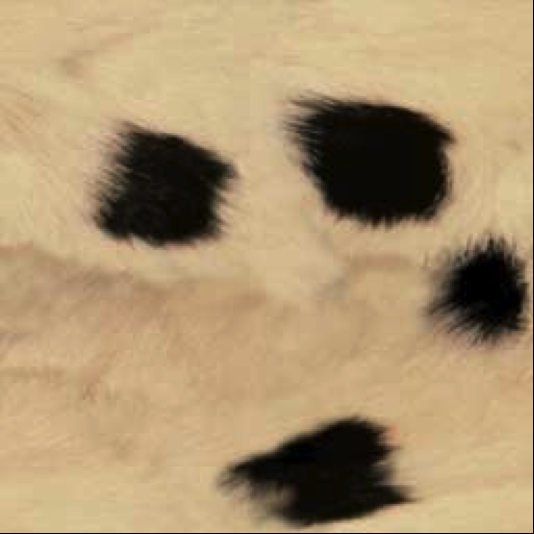
%> input picture texture/fur.png, 534 x 534 px
$ octave textureMapper.m   (GNU Octave 9; MATLAB toolbox functions it lacks are replaced by stand-ins)
%> lines starting %> are read from the running program, lines starting %| are printed output that depends on the picture
### texture/colorshape.m
function [ im_colorshaped, M, means_d ] = colorshape( im )
[x, y, z] = size(im);
h = x*y;
D = reshape(im, h, 3);
means_d = mean(D);
D_norm = double(D) - [ones(h,1)*means_d(1) ,ones(h,1)*means_d(2), ones(h,1)*means_d(3)];
D_norm = D_norm';
C= D_norm*D_norm';

[V, S, U] = svd(C);
S_root = sqrt(S);
inv_S = inv(S_root);

M = (inv_S)*U';
im_colorshaped = M*D_norm;


end

### texture/textureMapper.m
clear all; clc; close all;

smallTexture = imread('fur.png');
%> smallTexture is the input picture: size 534x534x3 uint8; mean R, G, B 172.8, 149, 112.4

smallTextureGray = rgb2gray(smallTexture);
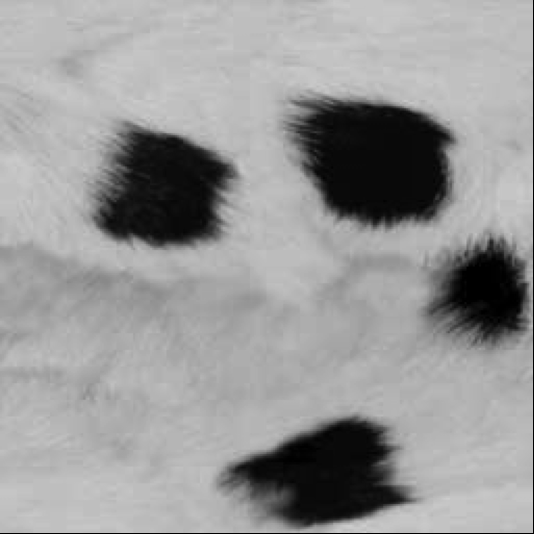
%> smallTextureGray: size 534x534 uint8; min 0, max 206, mean 151.9

numLevelsPyr = 5;

iterations = 1;


[w, h, ~] = size(smallTexture);
%> w = 534; h = 534
[im, M, means_d] = colorshape(smallTexture);
%> in colorshape, `means_d = mean(D);`: means_d = [172.8 149 112.4]
%> in colorshape, `C= D_norm*D_norm';`: C = [1.27e+09 1.11e+09 848624705.1; 1.11e+09 978239356.7 747454855.6; 848624705.1 747454855.6 573674086.2]
%> in colorshape, `[V, S, U] = svd(C);`: V = [-0.671 0.713 0.202; -0.589 -0.348 -0.73; -0.45 -0.609 0.653]; S = [2.82e+09 0 0; 0 5854313 0; 0 0 1274264.5]; U has the same summary as V
%> in colorshape, `S_root = sqrt(S);`: S_root = [53067.9 0 0; 0 2419.6 0; 0 0 1128.8]
%> in colorshape, `inv_S = inv(S_root);`: inv_S = [1.88e-05 0 0; 0 0.000413 0; 0 0 0.000886]
%> in colorshape, `M = (inv_S)*U';`: M = [-1.26e-05 -1.11e-05 -8.48e-06; 0.000295 -0.000144 -0.000252; 0.000179 -0.000646 0.000579]
%> means_d = [172.8 149 112.4]


im = im';

im_r = reshape(im(:,1), w, h);
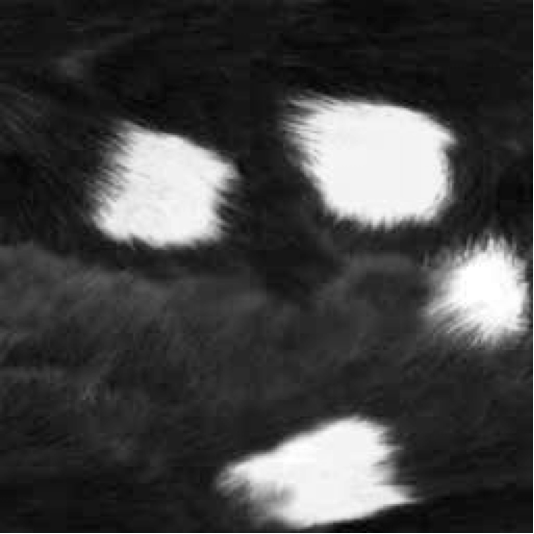
%> im_r: size 534x534 double; min -0.00173, max 0.00479, mean 1.79e-19; drawn with min black and max white
im_g = reshape(im(:,2), w, h);
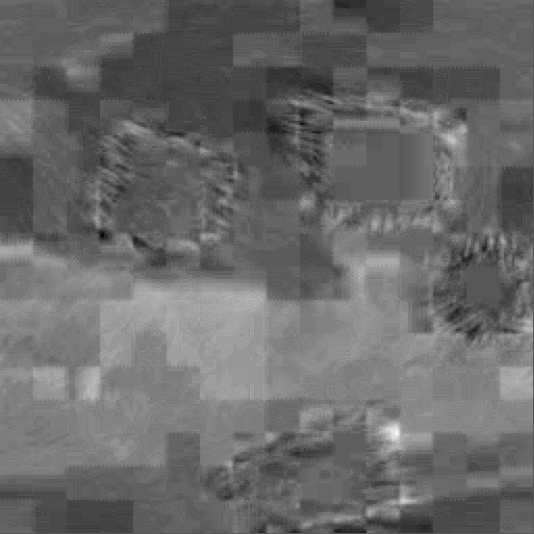
%> im_g: size 534x534 double; min -0.00734, max 0.0103, mean -1.03e-18; drawn with min black and max white
im_b = reshape(im(:,3), w, h);
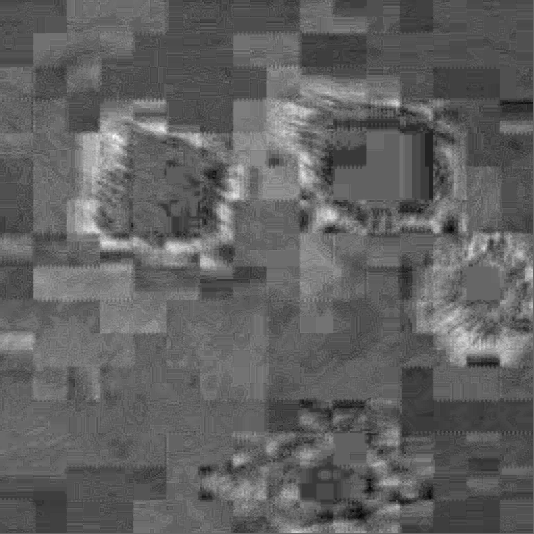
%> im_b: size 534x534 double; min -0.00724, max 0.0117, mean 1.96e-18; drawn with min black and max white

%> (the run ends here)
